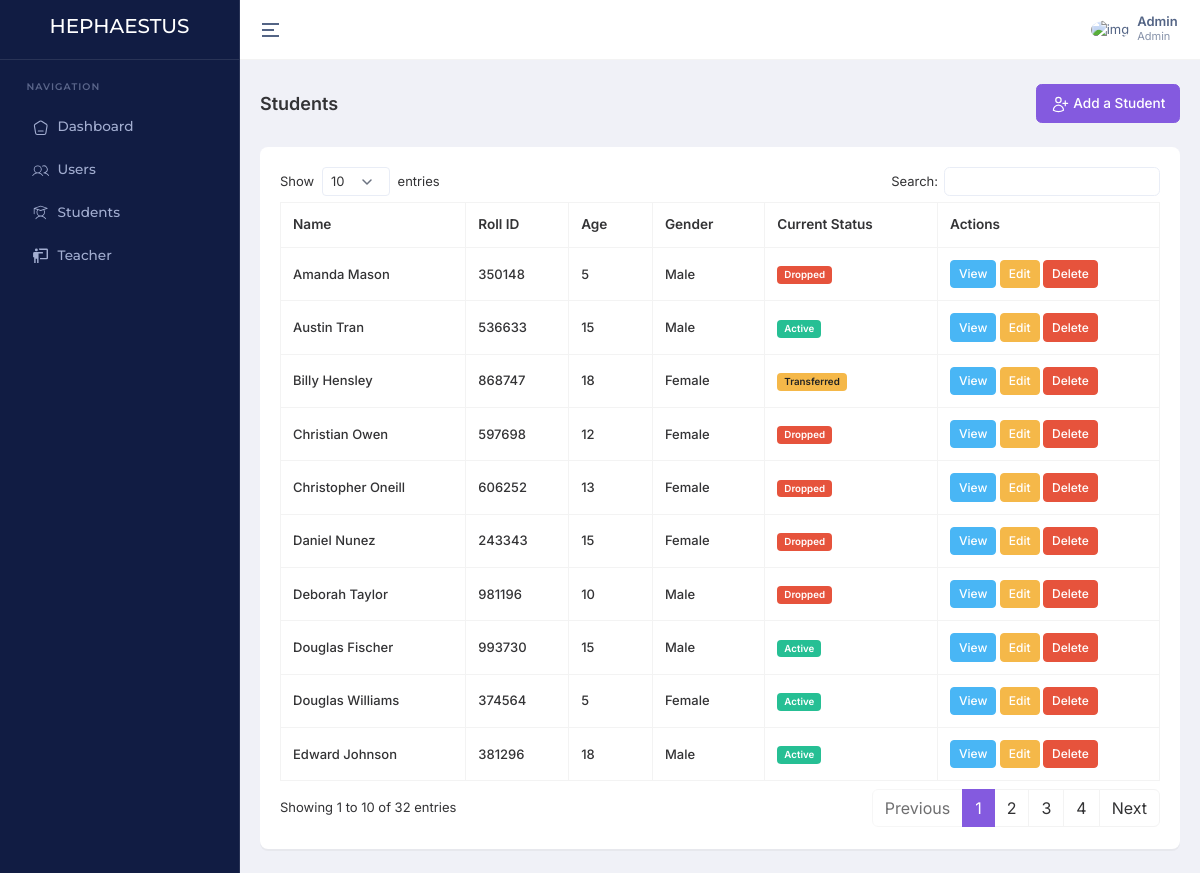
Before: /students/ (signed in) with the older database file.
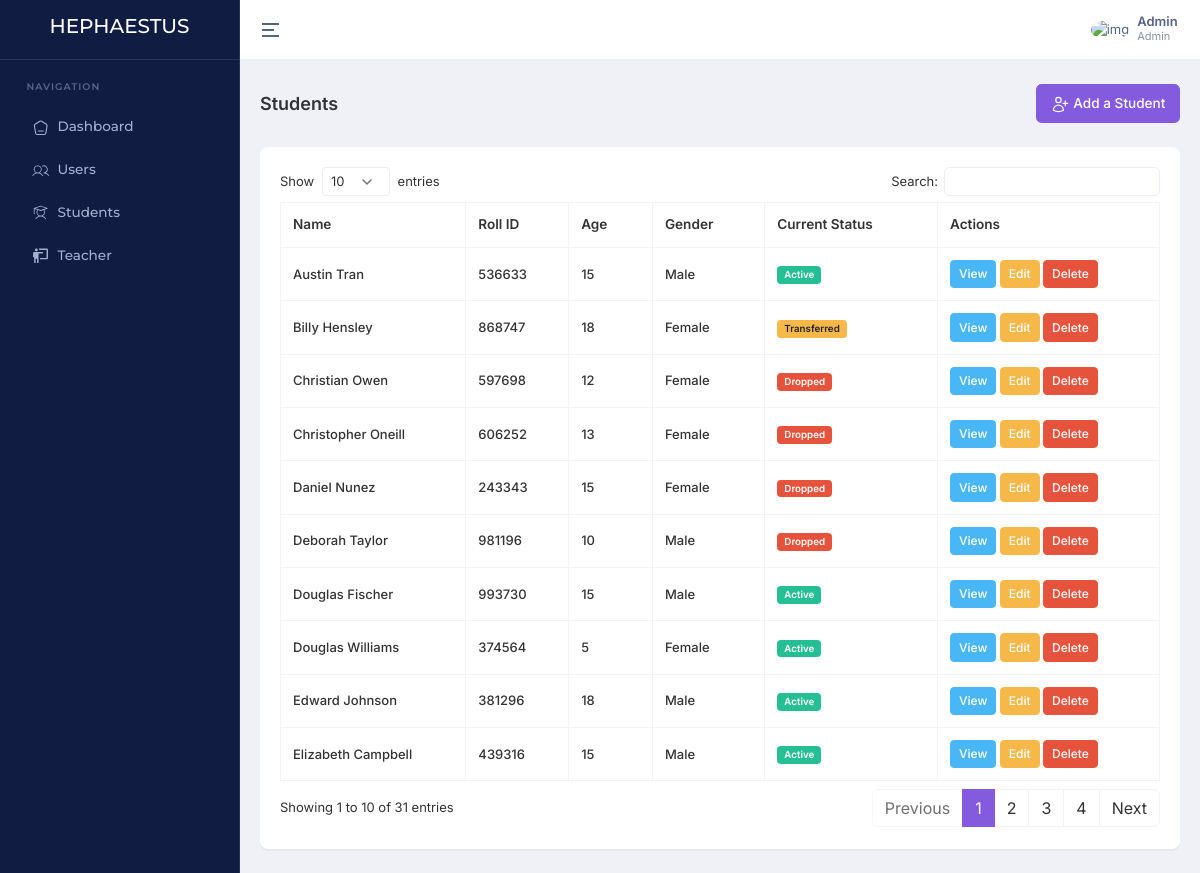
After: the same page with the newer database file.
### home/models.py (models this page shows, shortened)
class Student(models.Model):
    GENDER_CHOICES = (
        ('Male', 'Male'),
        ('Female', 'Female'),
    )
    STUDENT_CURRENT_STATUS = (
        ('Active', 'Active'),
        ('Graduated', 'Graduated'),
        ('Transferred', 'Transferred'),
        ('Dropped', 'Dropped')
    )
    name = models.CharField(max_length=255, null=True, blank=True)
    slug = models.SlugField(unique=True, blank=True)
    roll_id = models.CharField(max_length=6, unique=True, editable=False, null=True, blank=True)
    image = ProcessedImageField(
        upload_to=student_image_path,
        processors=[ResizeToFill(720, 720)],
        format='JPEG',
        options={'quality': 90},
        null=True,
        blank=True
    )
    dob = models.DateField(null=True, blank=True)
    gender = models.CharField(max_length=10, choices=GENDER_CHOICES, null=True, blank=True)
    current_status = models.CharField(max_length=20, choices=STUDENT_CURRENT_STATUS, default='Active', null=True, blank=True)
    nationality = models.CharField(max_length=40, null=True, blank=True)
    cell = models.CharField(max_length=50, null=True, blank=True)
    village = models.CharField(max_length=50, null=True, blank=True)
    sector = models.CharField(max_length=50, null=True, blank=True)
    district = models.CharField(max_length=50, null=True, blank=True)
    emergency_contact_name = models.CharField(max_length=100, null=True, blank=True)
    emergency_contact_relation = models.CharField(max_length=50, null=True, blank=True)
    emergency_contact_phone = models.CharField(max_length=15, null=True, blank=True)
    medical_conditions = models.TextField(null=True, blank=True)
    allergies = models.TextField(null=True, blank=True)
    special_needs = models.TextField(null=True, blank=True)
    notes = models.TextField(null=True, blank=True)
    created_at = models.DateTimeField(default=timezone.now)
    updated_at = models.DateTimeField(auto_now=True)
    delete_status = models.BooleanField(default=False)
    modified_by = models.ForeignKey(User, on_delete=models.SET_NULL, null=True, blank=True)
    @property
    def age(self):
        today = timezone.now().date()
        age = today.year - self.dob.year - ((today.month, today.day) < (self.dob.month, self.dob.day))
        return age

### home/views.py (the view)
# urls.py: path('students/', getStudents, name='getStudents'),
@login_required
def getStudents(request):
    students = Student.objects.filter(delete_status=False).order_by('-created_at')
    context = {
        'students': students
    }
    return render(request, 'pages/students/index.html', context)

### templates/pages/students/index.html (shortened to what this page needs)
{% extends "layouts/app.html" %}
{% block content %}
    <div class="container-fluid">
        <div class="d-md-flex d-block align-items-center justify-content-between my-4 page-header-breadcrumb">
            <h1 class="page-title fw-semibold fs-18 mb-0">Students</h1>
            <div class="ms-md-1 ms-0">
                <nav>
                    <ol class="breadcrumb mb-0">
                        <a class="btn btn-primary" href="{% url 'home:addStudent' %}">
                            Add a Student
                        </a>
                    </ol>
                </nav>
            </div>
        </div>
        <div class="row">
            <div class="col-xl-12">
                <div class="card custom-card">
                    <div class="card-body">
                        <div class="table-responsive">
                            <table id="datatable" class="table table-bordered text-nowrap w-100">
                                <thead>
                                    <tr>
                                        <th>Name</th>
                                        <th>Roll ID</th>
                                        <th>Age</th>
                                        <th>Gender</th>
                                        <th>Current Status</th>
                                        <th>Actions</th>
                                    </tr>
                                </thead>
                                <tbody>
                                    {% for student in students %}
                                        <tr>
                                            <td>{{ student.name }}</td>
                                            <td>{{ student.roll_id }}</td>
                                            <td>{{ student.age }}</td>
                                            <td>{{ student.gender }}</td>
                                            <td>
                                                {% if student.current_status == 'Active' %}
                                                    <span class="badge bg-success">{{ student.current_status }}</span>
                                                {% elif student.current_status == 'Graduated' %}
                                                    <span class="badge bg-primary">{{ student.current_status }}</span>
                                                {% elif student.current_status == 'Transferred' %}
                                                    <span class="badge bg-warning text-dark">{{ student.current_status }}</span>
                                                {% elif student.current_status == 'Dropped' %}
                                                    <span class="badge bg-danger">{{ student.current_status }}</span>
                                                {% else %}
                                                    <span class="badge bg-secondary">{{ student.current_status }}</span>
                                                {% endif %}
                                            </td>
                                            <td>
                                                <a href="{% url 'home:viewStudent' student.slug %}" class="btn btn-sm btn-info">View</a>
                                                <a href="{% url 'home:editStudent' student.slug %}" class="btn btn-sm btn-warning">Edit</a>
                                                <a href="{% url 'home:deleteStudent' student.slug %}" class="btn btn-sm btn-danger" onclick="return confirm('Are you sure you want to delete this student?')">Delete</a>
                                            </td>
                                        </tr>
                                    {% endfor %}
                                </tbody>
                            </table>
                        </div>
                    </div>
                </div>
            </div>
        </div>
    </div>
{% endblock %}

Changed rows visible on the page:
no longer on this page (row edited): Student: name "Amanda Mason", roll_id "350148", age "5", gender "Male", current_status "Dropped"
now on this page (row unchanged): Student: name "Elizabeth Campbell", roll_id "439316", age "15", gender "Male", current_status "Active"
Other visible differences:
text written by a page script: "Show entries Search: Showing 1 to 10 of 32 entries Previous 1 2 3 4 Next" → "Show entries Search: Showing 1 to 10 of 31 entries Previous 1 2 3 4 Next"
